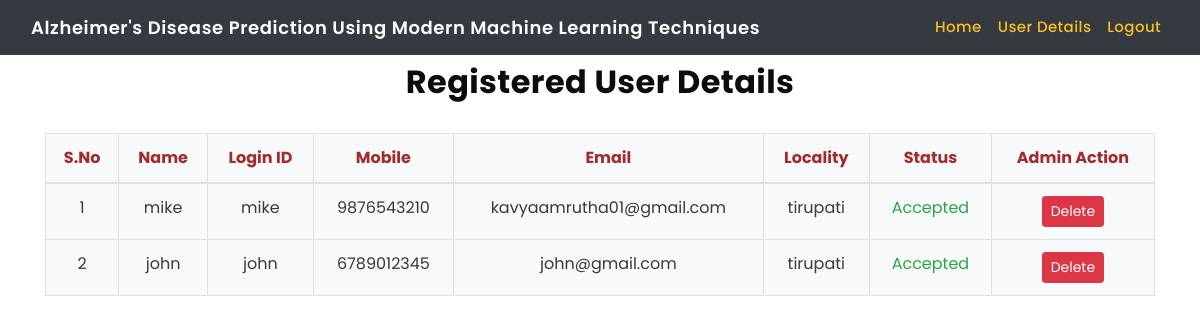
Page /RegisterUsersView/ on the committed database.
### users/models.py (models this page shows, shortened)
class UserRegistrationModel(models.Model):
    name = models.CharField(max_length=100)
    loginid = models.CharField(unique=True, max_length=100)
    password = models.CharField(max_length=100)
    mobile = models.CharField(unique=True, max_length=100)
    email = models.CharField(unique=True, max_length=100)
    locality = models.CharField(max_length=100)
    address = models.CharField(max_length=1000)
    city = models.CharField(max_length=100)
    state = models.CharField(max_length=100)
    status = models.CharField(max_length=100)
    class Meta:
        db_table = 'UserRegistrations'

### admins/views.py (the view)
# urls.py: path('RegisterUsersView/', admins.RegisterUsersView, name='RegisterUsersView'),
def RegisterUsersView(request):
    data = UserRegistrationModel.objects.all()
    return render(request,'admins/viewregisterusers.html',{'data':data})

### templates/admins/viewregisterusers.html (shortened to what this page needs)
{% extends 'admins/adminbase.html'%}
{% block contents %}
<section id="intro">
    <div class="intro-text container">
        <h2 align="center" style="font-weight:bold;">Registered User Details</h2>
        <br>
        <table class="table table-bordered bg-light text-dark text-center">
            <thead style="color:brown;">
                <tr>
                    <th>S.No</th>
                    <th>Name</th>
                    <th>Login ID</th>
                    <th>Mobile</th>
                    <th>Email</th>
                    <th>Locality</th>
                    <th>Status</th>
                    <th>Admin Action</th>
                </tr>
            </thead>
            <tbody>
                {% for i in data %}
                <tr>
                    <td>{{ forloop.counter }}</td>
                    <td>{{ i.name }}</td>
                    <td>{{ i.loginid }}</td>
                    <td>{{ i.mobile }}</td>
                    <td>{{ i.email }}</td>
                    <td>{{ i.locality }}</td>
                   <td>
                    {% if i.status == 'waiting' %}
        <span class="text-warning">Waiting</span>
    {% elif i.status == 'accepted' %}
        <span class="text-success">Accepted</span>
    {% elif i.status == 'rejected' %}
        <span class="text-danger">Rejected</span>
    {% else %}
        <span class="text-secondary">Not Verified</span>
    {% endif %}
</td>
                    <td>
                        <a href="{% url 'DeleteUser' %}?uid={{ i.id }}"
   class="btn btn-sm btn-danger"
   onclick="return confirm('Are you sure you want to delete this user?');">
   Delete
</a>
                    </td>
                </tr>
                {% endfor %}
            </tbody>
        </table>
    </div>
</section>
{% endblock %}

### templates/admins/adminbase.html (shortened to what this page needs)
 {% load static %}
<!DOCTYPE html>
<html lang="en">
    <head>
        <link href="https://stackpath.bootstrapcdn.com/bootstrap/4.4.1/css/bootstrap.min.css" rel="stylesheet">
        <link href="https://cdnjs.cloudflare.com/ajax/libs/font-awesome/5.10.0/css/all.min.css" rel="stylesheet">
        <link href="{% static 'lib/animate/animate.min.css' %}" rel="stylesheet">
        <link href="{% static 'lib/owlcarousel/owl.carousel.min.css' %}" rel="stylesheet">
        <link href="{% static 'lib/lightbox/css/lightbox.min.css' %}" rel="stylesheet">
        <link href="{% static 'css/style.css' %}" rel="stylesheet">
    </head>
    <body>
        <div class="navbar navbar-expand-lg bg-dark navbar-dark" style="color:wheat;">
            <div class="container-fluid">
                <a href="index.html" class="navbar-brand">
    Alzheimer's Disease Prediction Using Modern Machine Learning Techniques
</a>
                <div class="collapse navbar-collapse justify-content-between" id="navbarCollapse">
                    <div class="navbar-nav ml-auto">
                        <a href="{% url 'AdminHome' %}" class="nav-item nav-link">Home</a>
                        <a href="{% url 'RegisterUsersView' %}" class="nav-item nav-link">User Details</a>
                        <a href="{% url 'index' %}" class="nav-item nav-link">Logout</a>
                    </div>
                </div>
            </div>
        </div>
        <div class="page-header">
            <div class="container">
                <div class="row">
                    <div class="col-12">
                    </div>
                </div>
            </div>
        </div>
                {%block contents%}{%endblock%}
<br><br><br><br><br><br><br><br><br>
    </body>
</html>

### static/css/style.css (style rules this page uses)
body { font-family: "Open Sans", sans-serif; color: #0c0c0c; background-color: #ffffff; overflow-x: hidden; }
h1, h2 { font-family: 'Dancing Script', cursive; }
a, a:hover, a:focus { text-decoration: none; }
.btn, .btn:focus { outline: none !important; -webkit-box-shadow: none; box-shadow: none; }
.navbar-brand { font-family: 'Dancing Script', cursive; }

### templates/admins/adminbase.html (style rules this page uses)
body { font-family: 'Poppins', sans-serif !important; }
h1, h2, h3, h4, h5, h6 { font-family: 'Poppins', sans-serif !important; font-weight: 600; letter-spacing: 0.4px; }
.navbar, .navbar * { font-family: 'Poppins', sans-serif !important; }
.navbar-brand { font-weight: 600 !important; font-size: 18px; letter-spacing: 0.6px; }
.navbar-nav .nav-link { font-weight: 500 !important; font-size: 15px; letter-spacing: 0.4px; }
.navbar-nav .nav-link { color: #fbbf24 !important; }

### rows in the picture
UserRegistrationModel: name "mike", loginid "mike", mobile "9876543210", email "kavyaamrutha01@gmail.com", locality "tirupati", status "Accepted"
UserRegistrationModel: name "john", loginid "john", mobile "6789012345", email "john@gmail.com", locality "tirupati", status "Accepted"
